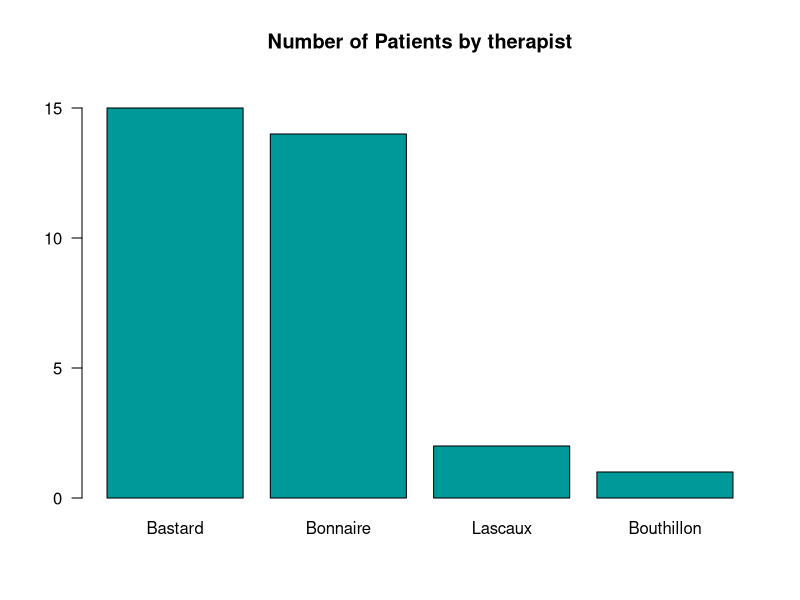

Reproduce this figure in R.
# INCANT study Data
# Therapist
getwd()
setwd("/Users/Ofix/Documents/Fac/internat/Recherche/projets/synchro/synchroData/")

therapist <- read.csv2("CSV/therapist.csv")
therapist
dim(table(therapist))

numpatients <- function(){
  x <- c()
  for (i in 1:4){
    table(therapist)[,i]
    x <-c(x,(length(which(table(therapist)[,i]!=0))))
  }
  names(x) <- c("Bastard", "Bonnaire", "Bouthillon", "Lascaux")
  x <- sort(x, decreasing = TRUE)
  return (x)
}


vect <-numpatients()
vect
barplot(vect, col= "#009999", las=1, ylim=c(0,16), main="Number of Patients by therapist")

